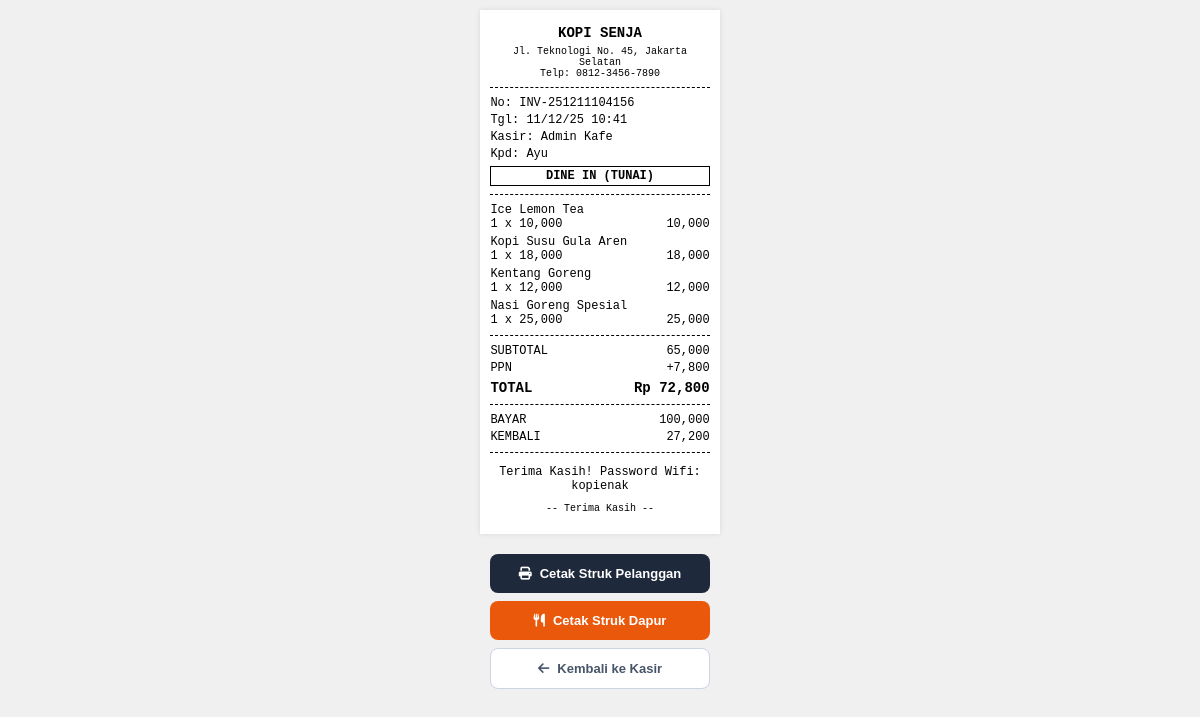
Page /struk.php?id=24 (signed in) on the committed database.
### tables this page shows
CREATE TABLE `pengaturan` (
  `id` int(11) NOT NULL,
  `nama_toko` varchar(100) NOT NULL,
  `alamat_toko` text NOT NULL,
  `telp_toko` varchar(50) NOT NULL,
  `footer_struk` varchar(255) NOT NULL,
  `pajak_persen` int(11) NOT NULL DEFAULT 0,
  `updated_at` datetime DEFAULT current_timestamp()
);

CREATE TABLE `transaksi` (
  `id` int(11) NOT NULL,
  `no_struk` varchar(50) DEFAULT NULL,
  `nama_pelanggan` varchar(50) NOT NULL DEFAULT 'Umum',
  `tipe_pesanan` enum('Dine In','Take Away') NOT NULL DEFAULT 'Dine In',
  `tgl_transaksi` datetime DEFAULT NULL,
  `total_bayar` int(11) DEFAULT NULL,
  `diskon` int(11) DEFAULT 0,
  `pajak` decimal(10,2) NOT NULL DEFAULT 0.00,
  `bayar` int(11) DEFAULT NULL,
  `kembali` int(11) DEFAULT NULL,
  `metode_pembayaran` enum('Tunai','QRIS') NOT NULL DEFAULT 'Tunai',
  `kasir_id` int(11) DEFAULT NULL
);

CREATE TABLE `users` (
  `id` int(11) NOT NULL,
  `nama_lengkap` varchar(100) DEFAULT NULL,
  `username` varchar(50) DEFAULT NULL,
  `password` varchar(255) DEFAULT NULL,
  `role` enum('admin','kasir') DEFAULT NULL
);

CREATE TABLE `transaksi_detail` (
  `id` int(11) NOT NULL,
  `id_transaksi` int(11) DEFAULT NULL,
  `id_produk` int(11) DEFAULT NULL,
  `harga_saat_ini` int(11) DEFAULT NULL,
  `qty` int(11) DEFAULT NULL,
  `subtotal` int(11) DEFAULT NULL
);

CREATE TABLE `produk` (
  `id` int(11) NOT NULL,
  `kode_produk` varchar(20) DEFAULT NULL,
  `nama_produk` varchar(100) DEFAULT NULL,
  `kategori` varchar(50) DEFAULT NULL,
  `tags` varchar(255) DEFAULT '',
  `harga` int(11) DEFAULT NULL,
  `stok` int(11) DEFAULT NULL,
  `gambar` varchar(255) DEFAULT NULL
);

### struk.php (the view, shortened to what this page needs)
<?php
include 'config.php';
$id = isset($_GET['id']) ? (int)$_GET['id'] : 0;
$trx = mysqli_fetch_array(mysqli_query($koneksi, "SELECT t.*, u.nama_lengkap as kasir FROM transaksi t LEFT JOIN users u ON t.kasir_id = u.id WHERE t.id='$id'"));
$q_toko = mysqli_query($koneksi, "SELECT * FROM pengaturan WHERE id=1");
$toko = (mysqli_num_rows($q_toko) > 0) ? mysqli_fetch_assoc($q_toko) : ['nama_toko'=>'CafePOS', 'alamat_toko'=>'-', 'telp_toko'=>'-', 'footer_struk'=>'Terima Kasih'];
?>
<!DOCTYPE html>
<html>
<head>
    <link rel="stylesheet" href="https://cdnjs.cloudflare.com/ajax/libs/font-awesome/6.4.0/css/all.min.css">
</head>
<body onload="window.print()">
    <div class="wrapper">
        <div class="center">
            <h3 style="margin:5px 0; font-size: 14px;"><?= strtoupper($toko['nama_toko']) ?></h3>
            <p style="margin:0; font-size: 10px;"><?= $toko['alamat_toko'] ?></p>
            <p style="margin:0; font-size: 10px;">Telp: <?= $toko['telp_toko'] ?></p>
        </div>
        <div class="line"></div>
        <div class="flex"><span>No: <?= $trx['no_struk'] ?></span></div>
        <div class="flex"><span>Tgl: <?= date('d/m/y H:i', strtotime($trx['tgl_transaksi'])) ?></span></div>
        <div class="flex"><span>Kasir: <?= $trx['kasir'] ?></span></div>
        <div class="flex"><span>Kpd: <?= $trx['nama_pelanggan'] ?></span></div>
        <div class="center bold" style="margin-top:5px; font-size:12px; border:1px solid #000; padding:2px;"><?= strtoupper($trx['tipe_pesanan']) ?> (<?= strtoupper($trx['metode_pembayaran']) ?>)</div>
        <div class="line"></div>
        <?php
        $items = mysqli_query($koneksi, "SELECT t.*, p.nama_produk FROM transaksi_detail t JOIN produk p ON t.id_produk = p.id WHERE t.id_transaksi='$id'");
        while($i = mysqli_fetch_array($items)){
        ?>
        <div style="margin-bottom: 4px;">
            <div><?= $i['nama_produk'] ?></div>
            <div class="flex"><span><?= $i['qty'] ?> x <?= number_format($i['harga_saat_ini']) ?></span> <span><?= number_format($i['subtotal']) ?></span></div>
        </div>
        <?php } ?>
        <div class="line"></div>
        <?php $subtotal_murni = $trx['total_bayar'] + $trx['diskon'] - $trx['pajak']; ?>
        <div class="flex"><span>SUBTOTAL</span> <span><?= number_format($subtotal_murni) ?></span></div>
        <?php if($trx['pajak'] > 0): ?>
        <div class="flex"><span>PPN</span> <span>+<?= number_format($trx['pajak']) ?></span></div>
        <?php endif; ?>
        <div class="flex bold" style="font-size: 14px; margin-top: 5px;"><span>TOTAL</span> <span>Rp <?= number_format($trx['total_bayar']) ?></span></div>
        <div class="line"></div>
        <div class="flex"><span>BAYAR</span> <span><?= number_format($trx['bayar']) ?></span></div>
        <div class="flex"><span>KEMBALI</span> <span><?= number_format($trx['kembali']) ?></span></div>
        <div class="line"></div>
        <div class="center" style="margin-top: 10px;">
            <p style="margin-bottom: 5px;"><?= $toko['footer_struk'] ?></p>
            <p style="font-size: 10px;">-- Terima Kasih --</p>
        </div>
    </div>
    <div class="wrapper no-print" style="background: transparent; box-shadow: none; padding-top: 0;">
        <div class="action-area">
            <button class="btn btn-print" onclick="window.print()">
                <i class="fa-solid fa-print"></i> Cetak Struk Pelanggan
            </button>
            <a href="cetak_dapur.php?id=<?= $id ?>" target="_blank" class="btn btn-dapur">
                <i class="fa-solid fa-utensils"></i> Cetak Struk Dapur
            </a>
            <a href="transaksi.php" class="btn btn-back">
                <i class="fa-solid fa-arrow-left"></i> Kembali ke Kasir
            </a>
        </div>
    </div>
</body>
</html>

### struk.php (style rules this page uses)
body { font-family: 'Courier New', monospace; font-size: 12px; margin: 0; padding: 10px; background-color: #f0f0f0; }
.wrapper { width: 58mm; margin: 0 auto; background: #fff; padding: 10px; box-shadow: 0 0 5px rgba(0,0,0,0.1); margin-bottom: 20px; }
.center { text-align: center; }
.bold { font-weight: bold; }
.line { border-bottom: 1px dashed #000; margin: 8px 0; }
.flex { display: flex; justify-content: space-between; margin-bottom: 3px; }
.action-area { display: grid; grid-template-columns: 1fr; gap: 8px; max-width: 300px; margin: 0 auto; }
.btn { display: flex; align-items: center; justify-content: center; gap: 8px; padding: 12px; border: none; cursor: pointer; border-radius: 8px; font-family: sans-serif; font-weight: bold; font-size: 13px; text-decoration: none; transition: opacity 0.2s; }
.btn-print { background: #1e293b; color: #fff; }
.btn-dapur { background: #ea580c; color: #fff; }
.btn-back { background: #fff; border: 1px solid #cbd5e1; color: #475569; }

### rows in the picture
pengaturan: nama_toko "KOPI SENJA", alamat_toko "Jl. Teknologi No. 45, Jakarta Selatan", telp_toko "0812-3456-7890", footer_struk "Terima Kasih! Password Wifi: kopienak"
transaksi: no_struk "INV-251211104156", tgl_transaksi "11/12/25 10:41", users.nama_lengkap "Admin Kafe", nama_pelanggan "Ayu", tipe_pesanan "DINE IN", metode_pembayaran "TUNAI", subtotal_murni "65,000", pajak "7,800", total_bayar "72,800", bayar "100,000", kembali "27,200"
transaksi_detail: id_produk.nama_produk "Ice Lemon Tea", qty "1", harga_saat_ini "10,000", subtotal "10,000"
transaksi_detail: id_produk.nama_produk "Kopi Susu Gula Aren", qty "1", harga_saat_ini "18,000", subtotal "18,000"
transaksi_detail: id_produk.nama_produk "Kentang Goreng", qty "1", harga_saat_ini "12,000", subtotal "12,000"
transaksi_detail: id_produk.nama_produk "Nasi Goreng Spesial", qty "1", harga_saat_ini "25,000", subtotal "25,000"
